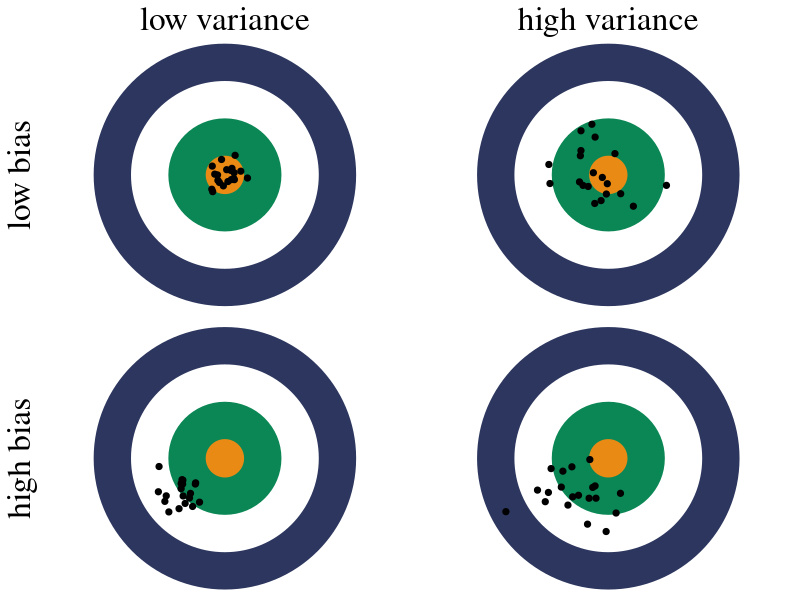
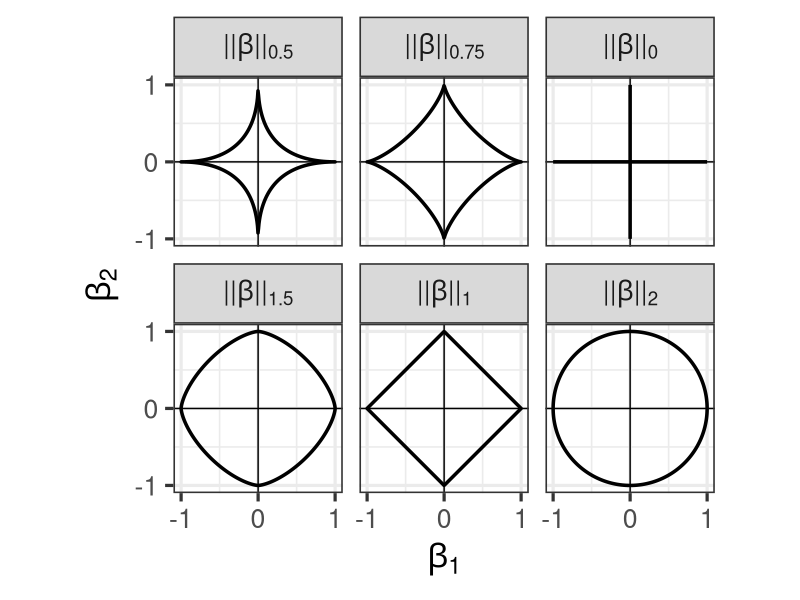

Source code (R) for these figures, in order:
## ---- chunk 1
#| echo: false
#| fig-width: 8
#| fig-height: 4

# call library here
library(ggplot2)

# Parameters
mu = 1; n = 5; sig = 1

secondary = "#e98a15"
primary = "#2c365e"
tertiary = "#0a8754"
fourth_color = "#a8201a"

## for simplicity
purple = primary
blue = primary
orange = secondary
green = tertiary
red = fourth_color

cols = c(blue, red, green, orange)
par(mfrow = c(2, 2), bty = "n", ann = FALSE, xaxt = "n", yaxt = "n", 
    family = "serif", mar = c(0, 0, 0, 0), oma = c(0, 2, 2, 0))
library(mvtnorm)
mv <- matrix(c(0, 0, 0, 0, -.5, -.5, -.5, -.5), 4, byrow = TRUE)
va <- matrix(c(.02, .02, .1, .1, .02, .02, .1, .1), 4, byrow = TRUE)

for (i in 1:4) {
  plot(0, 0, ylim = c(-2, 2), xlim = c(-2, 2), pch = 19, cex = 42, 
       col = blue, ann = FALSE, pty = "s")
  points(0, 0, pch = 19, cex = 30, col = "white")
  points(0, 0, pch = 19, cex = 18, col = green)
  points(0, 0, pch = 19, cex = 6, col = orange)
  points(rmvnorm(20, mean = mv[i, ], sigma = diag(va[i, ])), cex = 1, pch = 19)
  switch(i,
    "1" = {
      mtext("low variance", 3, cex = 2)
      mtext("low bias", 2, cex = 2)
    },
    "2" = mtext("high variance", 3, cex = 2),
    "3" = mtext("high bias", 2, cex = 2)
  )
}
## ---- chunk 2
#| echo: false
library(mvtnorm)
library(dplyr)
normBall <- function(q = 1, len = 1000) {
  tg <- seq(0, 2 * pi, length = len)
  out <- data.frame(x = cos(tg)) |>
    mutate(b = (1 - abs(x)^q)^(1 / q), bm = -b) |>
    tidyr::gather(key = "lab", value = "y", -x)
  out$lab <- paste0('"||" * beta * "||"', "[", signif(q, 2), "]")
  return(out)
}

ellipseData <- function(n = 100, xlim = c(-2, 3), ylim = c(-2, 3),
                        mean = c(1, 1), Sigma = matrix(c(1, 0, 0, .5), 2)) {
  df <- expand.grid(
    x = seq(xlim[1], xlim[2], length.out = n),
    y = seq(ylim[1], ylim[2], length.out = n)
  )
  df$z <- dmvnorm(df, mean, Sigma)
  df
}

lballmax <- function(ed, q = 1, tol = 1e-6) {
  ed <- filter(ed, x > 0, y > 0)
  for (i in 1:20) {
    ff <- abs((ed$x^q + ed$y^q)^(1 / q) - 1) < tol
    if (sum(ff) > 0) break
    tol <- 2 * tol
  }
  best <- ed[ff, ]
  best[which.max(best$z), ]
}

nbs <- list()
nbs[[1]] <- normBall(0, 1)
qs <- c(.5, .75, 1, 1.5, 2)
for (ii in 2:6) nbs[[ii]] <- normBall(qs[ii - 1])
nbs <- bind_rows(nbs)
nbs$lab <- factor(nbs$lab, levels = unique(nbs$lab))
seg <- data.frame(
  lab = levels(nbs$lab)[1],
  x0 = c(-1, 0), x1 = c(1, 0), y0 = c(0, -1), y1 = c(0, 1)
)
levels(seg$lab) <- levels(nbs$lab)
ggplot(nbs, aes(x, y)) +
  geom_path(size = 1.2) +
  facet_wrap(~lab, labeller = label_parsed) +
  geom_segment(data = seg, aes(x = x0, xend = x1, y = y0, yend = y1), size = 1.2) +
  theme_bw(base_family = "", base_size = 24) +
  coord_equal() +
  scale_x_continuous(breaks = c(-1, 0, 1)) +
  scale_y_continuous(breaks = c(-1, 0, 1)) +
  geom_vline(xintercept = 0, size = .5) +
  geom_hline(yintercept = 0, size = .5) +
  xlab(bquote(beta[1])) +
  ylab(bquote(beta[2]))
